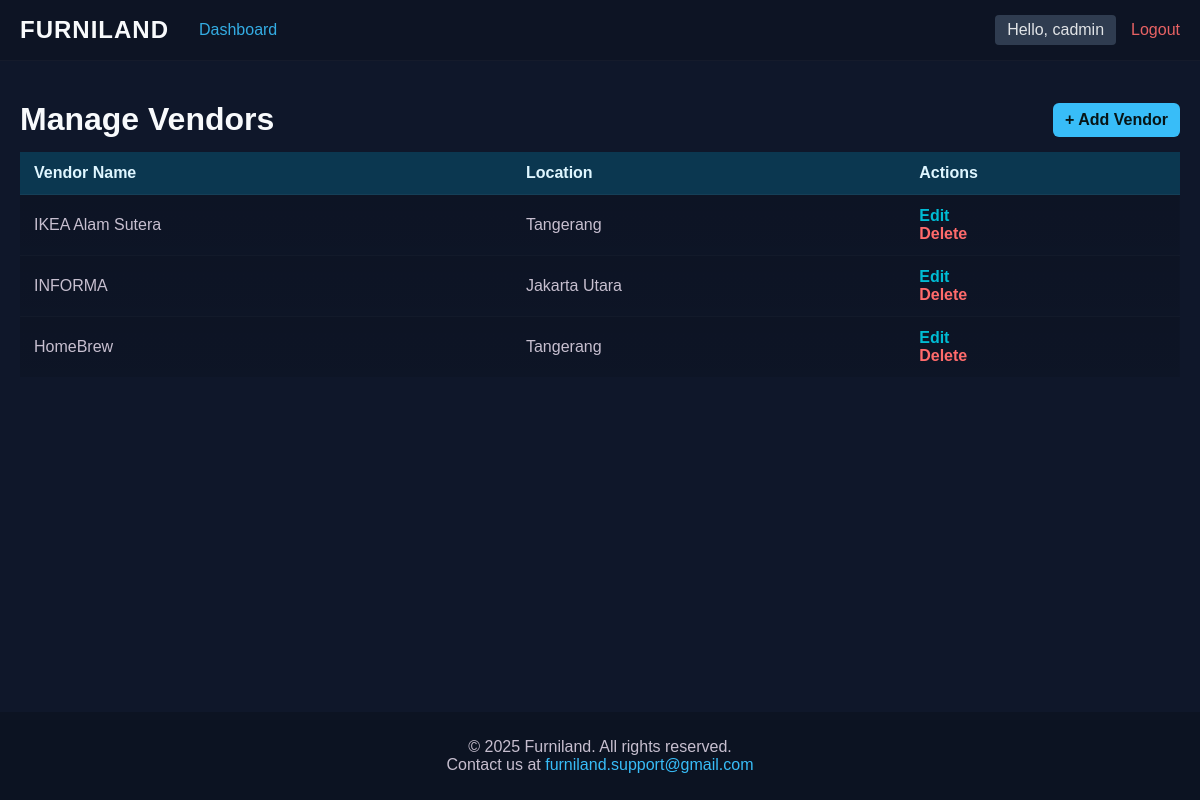
The page /manage_vendor.php (signed in) on the database its author committed.
### tables this page shows
CREATE TABLE `vendors` (
    `vendorID` int(10) NOT NULL,
    `vendorName` varchar(20) NOT NULL,
    `location` varchar(100) NOT NULL
);

### manage_vendor.php (the view, shortened to what this page needs)
<?php
require_once '../config/db.php';
$result = $conn->query("SELECT * FROM vendors");
include '../utils/header.php';
?>
<div class="container admin-dashboard">
    <div class="header-actions">
        <h1 class="page-title">Manage Vendors</h1>
        <a href="add/vendor.php" class="btn-add">+ Add Vendor</a>
    </div>
    <table class="data-table">
        <thead>
            <tr>
                <th>Vendor Name</th>
                <th>Location</th>
                <th class="th-center">Actions</th>
            </tr>
        </thead>
        <tbody>
            <?php if ($result->num_rows > 0): ?>
                <?php while ($row = $result->fetch_assoc()): ?>
                    <tr>
                        <td><?= htmlspecialchars($row['vendorName']) ?></td>
                        <td><?= htmlspecialchars($row['location']) ?></td>
                        <td class="action-linksz">
                            <a href="edit/vendor.php?id=<?= $row['vendorID'] ?>" class="text-edit">Edit</a>
                            <div class="action-linkszz">
                                <form method="POST" class="inline-form">
                                    <button type="submit" name="delete_vendor" class="text-delete btn-delete-confirm">Delete</button>
                                </form>
                            </div>
                        </td>
                    </tr>
                <?php endwhile; ?>
            <?php else: ?>
                <tr>
                    <td colspan="3" style="text-align:center;">No vendors found.</td>
                </tr>
            <?php endif; ?>
        </tbody>
    </table>
</div>
<?php include '../utils/footer.php'; ?>

### style.css (style rules this page uses)
:root { --bg-primary: #0f172a; --bg-secondary: #1e293b; --bg-input: #020617; --text-primary: #f8fafc; --text-secondary: #94a3b8; --link-primary: #38bdf8; --link-secondary: #0ea5e9; --border-color: #334155; }
* { margin: 0; padding: 0; box-sizing: border-box; font-family: Verdana, Geneva, Tahoma, sans-serif; }
body { background-color: var(--bg-primary); color: var(--text-primary); min-height: 100vh; display: flex; flex-direction: column; }
a { text-decoration: none; color: var(--link-primary); transition: 0.3s; }
.container { max-width: 1200px; margin: 0 auto; padding: 20px; width: 100%; }
.text-delete { color: #ff4d4d; background: none; border: none; cursor: pointer; font-weight: bold; font-size: 16px; text-decoration: underline; }
.text-delete { text-decoration: none; background: none; border: none; color: red; cursor: pointer; padding: 0; font: inherit; }
.text-edit { color: #00bcd4; font-weight: bold; margin-right: 15px; }
.admin-dashboard { padding-top: 40px; padding-bottom: 40px; }
.admin-dashboard .page-title { font-size: 32px; color: var(--text-primary); font-weight: 800; margin-bottom: 18px; }
.header-actions { display:flex; align-items:center; justify-content:space-between; gap:12px; margin-bottom:14px; }
.header-actions .page-title { margin:0; }
.btn-add { background: var(--link-primary); color:#071516; padding:8px 12px; border-radius:6px; font-weight:700; }
.data-table { width:100%; border-collapse: collapse; margin-top: 8px; }
.data-table thead th { background: #0b3750; color: #dff6ff; padding: 12px 14px; text-align: left; font-weight: 800; border-bottom: 1px solid rgba(255,255,255,0.04); }
.data-table tbody tr { background: linear-gradient(180deg, rgba(0,0,0,0.14), rgba(0,0,0,0.10)); }
.data-table tbody tr td { padding: 12px 14px; border-top: 1px solid rgba(255,255,255,0.02); color: rgba(220,209,226,0.9); }
.data-table .text-edit { color: #00bcd4; font-weight:700; margin-right:8px; }
.data-table .text-delete { color: #ff6b6b; font-weight:700; }
.inline-form { display:inline-block; margin:0; }
.th-center { text-align:center; }
.page-title { color: white; margin-bottom: 5px; }

### rows shown on the page
vendors: vendorName "IKEA Alam Sutera", location "Tangerang"
vendors: vendorName "INFORMA", location "Jakarta Utara"
vendors: vendorName "HomeBrew", location "Tangerang"

### other values the page prints
$name "cadmin"
